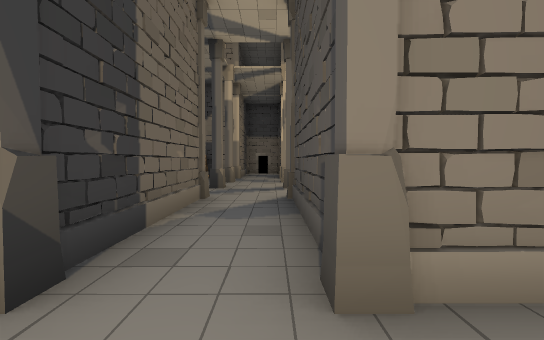
view 1 (above)

21 first-person views from a walk through a scene from a Unity 3-D project. The camera is 1.5 m above the floor, tilts 2° down and sees 90° across. The floor is counted in squares, 2 m on a side. Each view is taken from the middle of a square. On the plan, view 1 faces up. The plan holds only what a view shows up to about 10 squares ahead; the rest is blank. The place goes on beyond the plan.

view 2
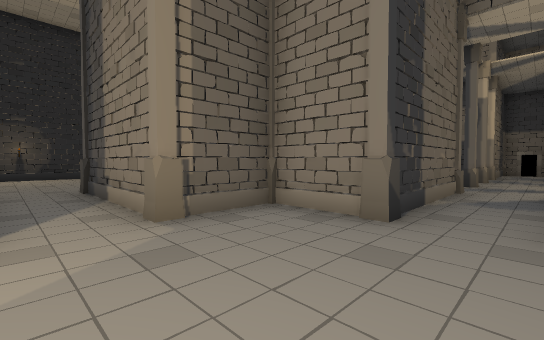

view 3
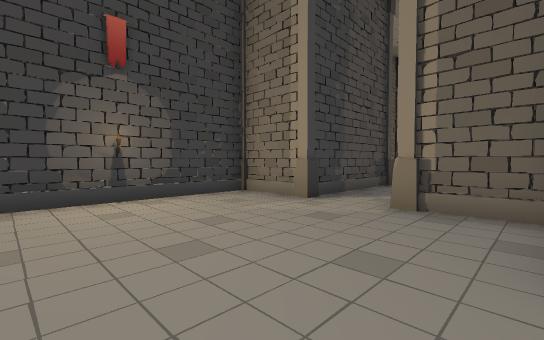

view 4
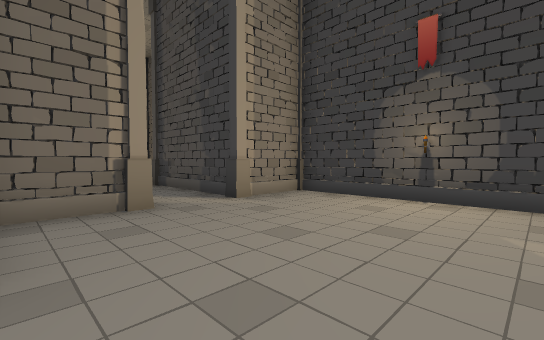

view 5
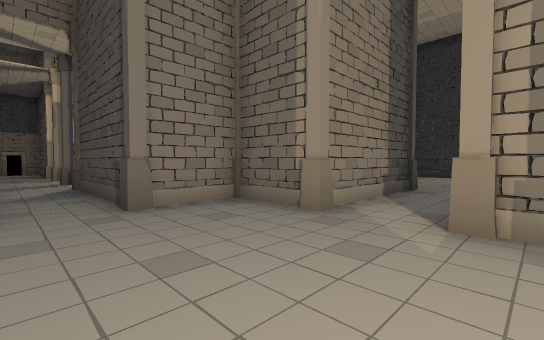

view 6
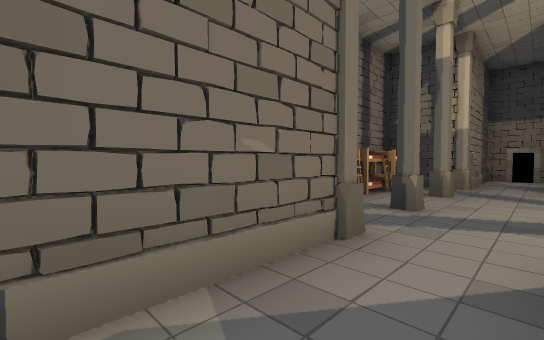

view 7
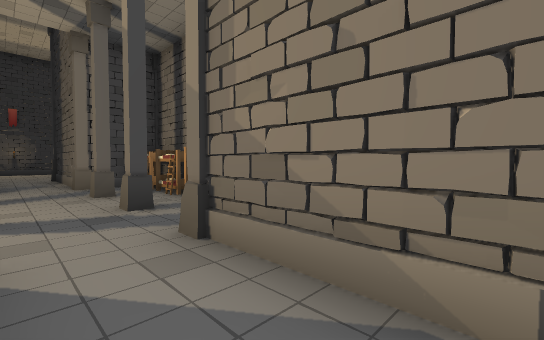

view 8
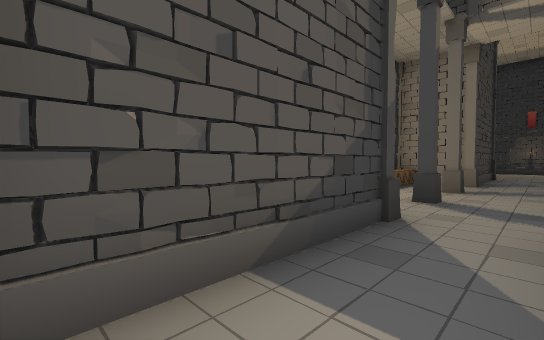

view 9
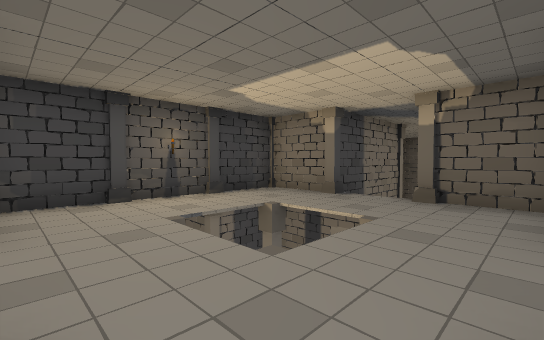

view 10
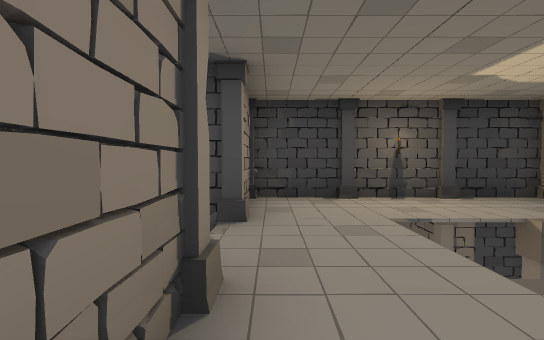

view 11
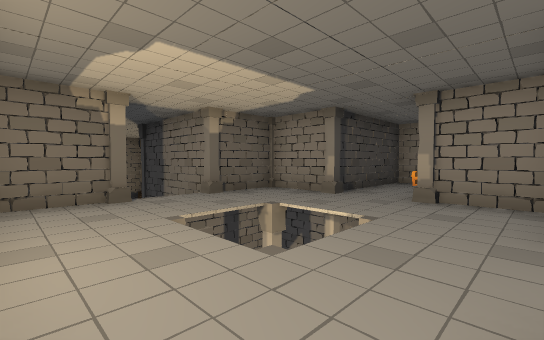

view 12
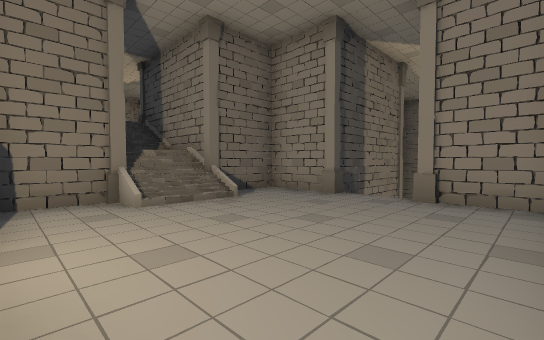

view 13
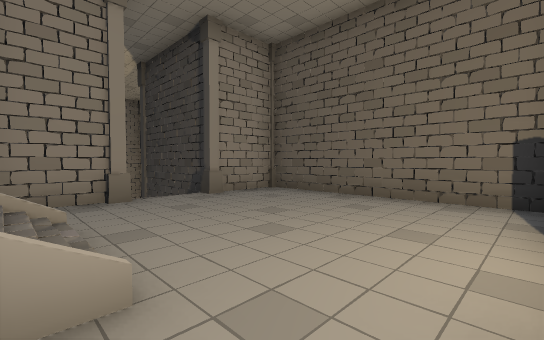

view 14
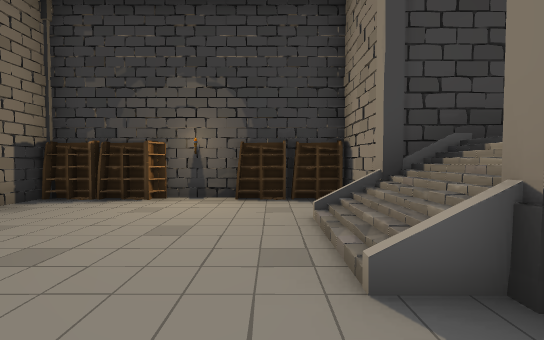

view 15
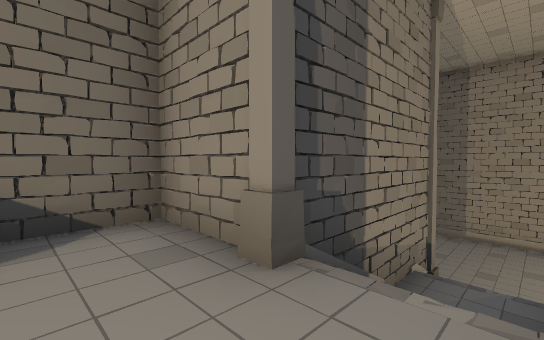

view 16
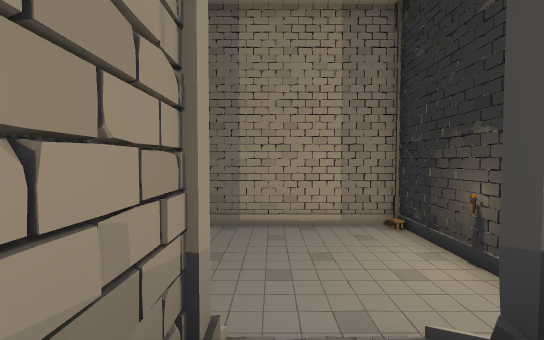

view 17
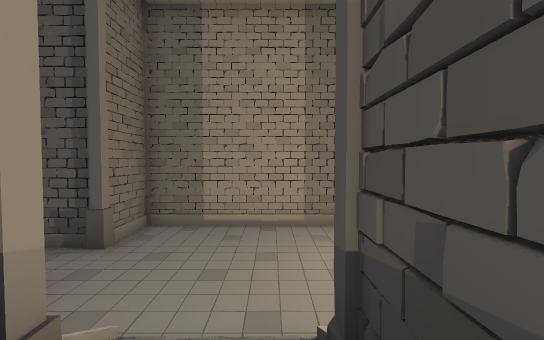

view 18
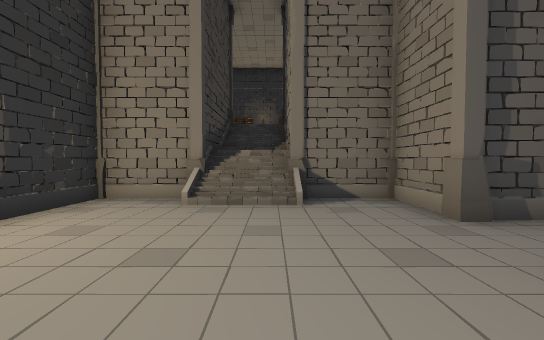

view 19
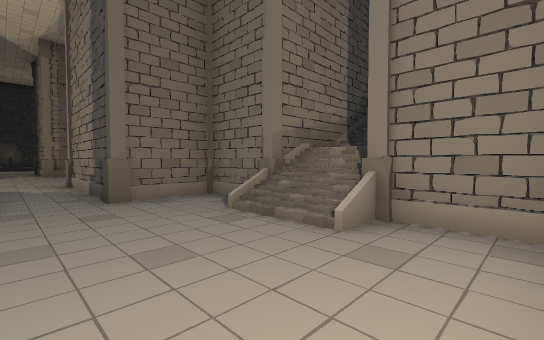

view 20
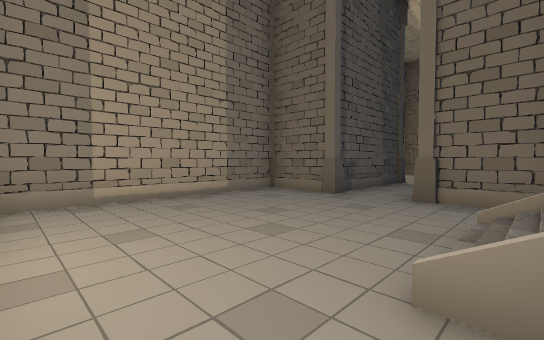

view 21
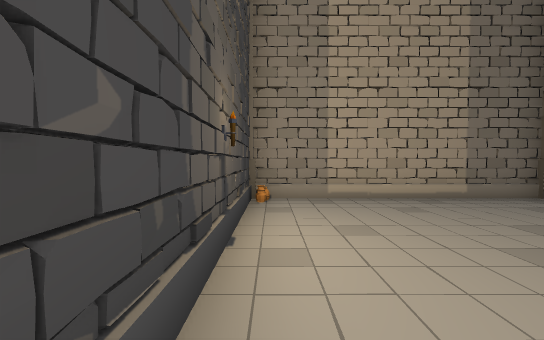

### Floor plan
Key: @ floor where view 1 was taken; # wall or solid block; x gap in a wall; . main floor; : floor 2 m higher than the main floor; + floor 4 m higher than the main floor; * floor 6 m higher than the main floor; % floor 8 m higher than the main floor; / step, stairs or slope; = window, fence, low wall or low ledge; C column; B bed.
Columns run from 14 left of view 1 to 13 right of it. Each row starts with its distance up from view 1.
 16             ####
 15             #..#
 14             #..#
 13             #..#
 12 ########   ##..##
 11 #++++++#   B.C../
 10 #+++++C####.CCCC/#
  9 #+++++C/*/CCCCCC%
  8 #+++++C///CxCCCC%/
  7 #+++++C####BCCCC/#
  6 #++CC++#  #B.CC./#
  5 ###//###  ###..###    #
  4   #//#      #..#      #
  3   #:/#      #..#      #
  2 ###=/###  ###..###  ###=/##
  1 #..//..#  #......#  #..//..
  0 #......####...@..####......#
 -1 #..........................#
 -2 #..........................#
 -3 #......####......####......#
 -4 #......#  #......#  #......#
 -5 ########  ########  ########

Positions as (right, up) in squares from view 1, and headings:
1: (0, 0), facing up
2: (0, -2), facing up-left
3: (1, 1), facing down-left
4: (-2, 1), facing down-right
5: (-1, -3), facing up-right
6: (0, 3), facing up-left
7: (0, 14), facing down-left
8: (-1, 15), facing down-right
9: (2, 11), facing down-left
10: (2, 11), facing down
11: (2, 6), facing up-left
12: (-13, 11), facing down-right
13: (-8, 11), facing down-left
14: (-9, 6), facing up
15: (-11, 7), facing down-right
16: (-10, 3), facing down
17: (-11, 3), facing down
18: (-10, -4), facing up
19: (12, -2), facing up-left
20: (12, 1), facing down-left
21: (12, 1), facing down
